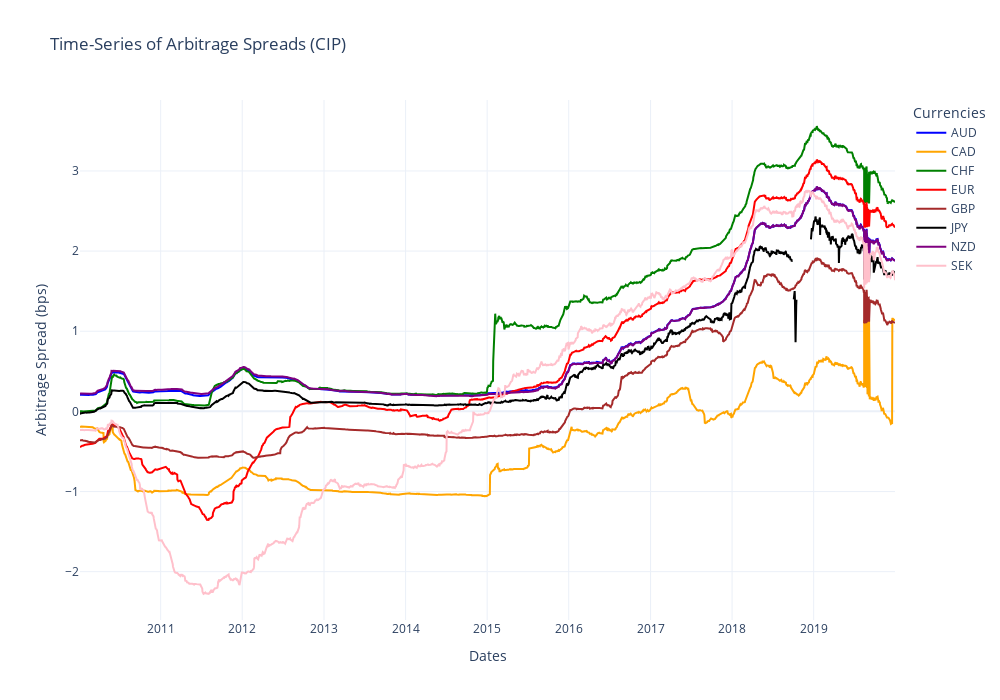

The notebook cell saved with this chart:
### Code cell
# Create the figure
fig = go.Figure()

# Define colors similar to the paper
colors = {
    "AUD": "blue",
    "CAD": "orange",
    "CHF": "green",
    "EUR": "red",
    "GBP": "brown",
    "JPY": "black",
    "NZD": "purple",
    "SEK": "pink"
}

# Add traces for each currency
for currency in spreads_df.columns:
    fig.add_trace(go.Scatter(
        x=spreads_df.index,
        y=spreads_df[currency],
        mode='lines',
        name=currency,
        line=dict(color=colors.get(currency, "gray"))  # Default gray if not found
    ))

# Update layout to match the paper's style
fig.update_layout(
    title="Time-Series of Arbitrage Spreads (CIP)",
    xaxis_title="Dates",
    yaxis_title="Arbitrage Spread (bps)",
    template="plotly_white",
    legend_title_text="Currencies",
    width=1000,  # Set width (increase for a wider plot)
    height=700   # Set height (increase for a taller plot)
)

# Show the figure
fig.show()

### Figure 1 — Plotly figure (JSON) as saved in the notebook; plotly's stock layout.template omitted (floating-point values rounded to 4 significant figures; data arrays with more than 128 entries replaced by an {"elided": "..."} marker saying what was removed)
{"data": [{"line": {"color": "blue"}, "mode": "lines", "name": "AUD", "type": "scatter", "x": {"elided": "2525 str values"}, "y": {"elided": "2525 float values"}}, {"line": {"color": "orange"}, "mode": "lines", "name": "CAD", "type": "scatter", "x": {"elided": "2525 str values"}, "y": {"elided": "2525 float values"}}, {"line": {"color": "green"}, "mode": "lines", "name": "CHF", "type": "scatter", "x": {"elided": "2525 str values"}, "y": {"elided": "2525 float values"}}, {"line": {"color": "red"}, "mode": "lines", "name": "EUR", "type": "scatter", "x": {"elided": "2525 str values"}, "y": {"elided": "2525 float values"}}, {"line": {"color": "brown"}, "mode": "lines", "name": "GBP", "type": "scatter", "x": {"elided": "2525 str values"}, "y": {"elided": "2525 float values"}}, {"line": {"color": "black"}, "mode": "lines", "name": "JPY", "type": "scatter", "x": {"elided": "2525 str values"}, "y": {"elided": "2525 float values"}}, {"line": {"color": "purple"}, "mode": "lines", "name": "NZD", "type": "scatter", "x": {"elided": "2525 str values"}, "y": {"elided": "2525 float values"}}, {"line": {"color": "pink"}, "mode": "lines", "name": "SEK", "type": "scatter", "x": {"elided": "2525 str values"}, "y": {"elided": "2525 float values"}}], "layout": {"height": 700, "legend": {"title": {"text": "Currencies"}}, "title": {"text": "Time-Series of Arbitrage Spreads (CIP)"}, "width": 1000, "xaxis": {"autorange": true, "range": ["2010-01-05", "2019-12-31"], "title": {"text": "Dates"}, "type": "date"}, "yaxis": {"autorange": true, "range": [-2.603, 3.885], "title": {"text": "Arbitrage Spread (bps)"}, "type": "linear"}}}
